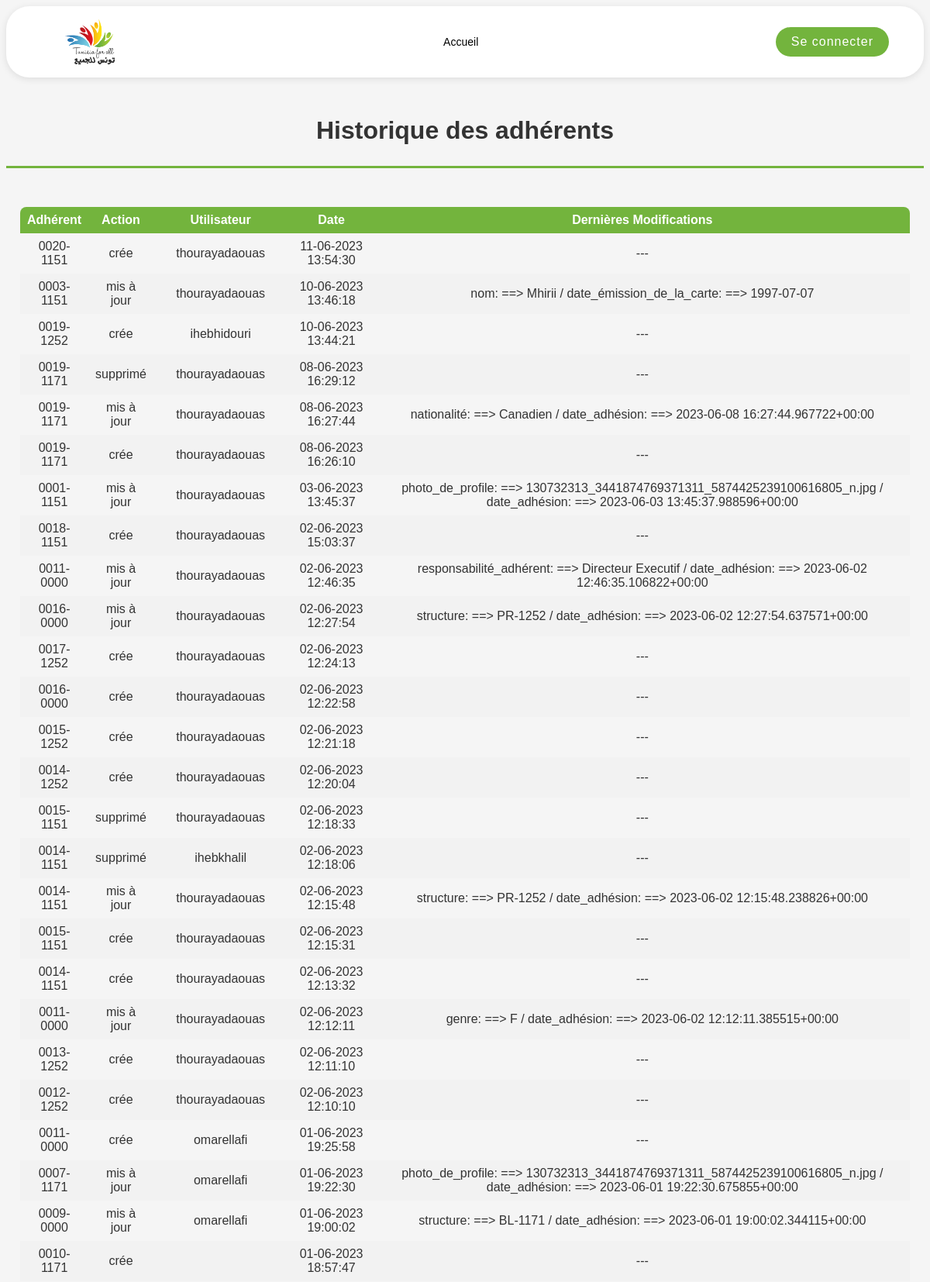
The app's page /adherent_history/ (upper part) with its own data.
### base/models.py (models this page shows, shortened)
class History(models.Model):
    user = models.CharField(max_length=20, blank=True, null=True)
    action = models.CharField(max_length=10)
    changes = models.TextField(blank=True, null=True)
    timestamp = models.DateTimeField(default=timezone.now)
    class Meta:
        abstract = True

class AdherentHistory(History):
    adherent = models.CharField(max_length=20, blank=True, null=True)

### base/views.py (the view)
# urls.py: path('adherent_history/', views.adherent_history, name='adherent_history'),
def adherent_history(request):
    history = AdherentHistory.objects.all().order_by('-timestamp')
    return render(request, 'base/adherent_history.html', {'history': history})

### base/templates/base/adherent_history.html
{% extends 'main.html' %}
{% block content %}
<h2>Historique des adhérents</h2>
<hr class="hradherent">
<div class="adherent-history">
    <table>
        <thead>
            <tr>
                <th>Adhérent</th>
                <th>Action</th>
                <th>Utilisateur</th>
                <th>Date</th>
                <th>Dernières Modifications</th>
            </tr>
        </thead>
        <tbody>
            {% for entry in history %}
                <tr>
                    <td>{{ entry.adherent }}</td>
                    <td>{{ entry.action }}</td>
                    <td>{{ entry.user }}</td>
                    <td>{{ entry.timestamp|date:"d-m-Y H:i:s" }}</td>
                    <td>{{ entry.changes|default:'---' }}</td>
                </tr>
            {% endfor %}
        </tbody>
    </table>
</div>
{% endblock %}

### static/css/style.css (style rules this page uses)
body { font-family: Arial, sans-serif; background-color: #F5F5F5; color: #333333; }
h2 { text-align: center; font-size: 32px; margin-top: 50px; }
hr { border: none; margin-bottom: 50px; }
.hradherent { border-top: 3px solid #73B43D; }
.structure-table table, .adherent-table table, .structure-history table, .adherent-history table, .finance-table table { border-collapse: collapse; margin-top:auto; margin-right:auto; margin-left:auto; margin-right:auto; width: 97%; }
.structure-table table th:first-child, .adherent-table table th:first-child, .structure-history table th:first-child, .adherent-history table th:first-child, .finance-table table th:first-child { border-radius : 8px 0 0 0; }
.structure-table table th:last-child, .adherent-table table th:last-child, .structure-history table th:last-child, .adherent-history table th:last-child, .finance-table table th:last-child { border-radius : 0 8px 0 0; }
.structure-table th, .structure-table td, .adherent-table th, .adherent-table td, .finance-table th, .finance-table td, .structure-history th, .structure-history td, .adherent-history th, .adherent-history td { text-align: center; padding: 8px; }
.adherent-table th, .adherent-history th { background-color: #73B43D; color: #fff; }
.structure-table tr:nth-child(even), .adherent-table tr:nth-child(even), .finance-table tr:nth-child(even), .structure-history tr:nth-child(even), .adherent-history tr:nth-child(even) { background-color: #f2f2f2; }

### records on screen
AdherentHistory: adherent "0020-1151", action "crée", user "thourayadaouas", timestamp "11-06-2023 13:54:30", changes "---"
AdherentHistory: adherent "0003-1151", action "mis à jour", user "thourayadaouas", timestamp "10-06-2023 13:46:18", changes "nom: ==> Mhirii / date_émission_de_la_carte: ==> 1997-07-07"
AdherentHistory: adherent "0019-1252", action "crée", user "ihebhidouri", timestamp "10-06-2023 13:44:21", changes "---"
AdherentHistory: adherent "0019-1171", action "supprimé", user "thourayadaouas", timestamp "08-06-2023 16:29:12", changes "---"
AdherentHistory: adherent "0019-1171", action "mis à jour", user "thourayadaouas", timestamp "08-06-2023 16:27:44", changes "nationalité: ==> Canadien / date_adhésion: ==> 2023-06-08 16:27:44.967722+00:00"
AdherentHistory: adherent "0019-1171", action "crée", user "thourayadaouas", timestamp "08-06-2023 16:26:10", changes "---"
AdherentHistory: adherent "0001-1151", action "mis à jour", user "thourayadaouas", timestamp "03-06-2023 13:45:37", changes "photo_de_profile: ==> 130732313_3441874769371311_5874425239100616805_n.jpg / date_adhésion: ==> 2023-06-03 13:45:37.988596+00:00"
AdherentHistory: adherent "0018-1151", action "crée", user "thourayadaouas", timestamp "02-06-2023 15:03:37", changes "---"
AdherentHistory: adherent "0011-0000", action "mis à jour", user "thourayadaouas", timestamp "02-06-2023 12:46:35", changes "responsabilité_adhérent: ==> Directeur Executif / date_adhésion: ==> 2023-06-02 12:46:35.106822+00:00"
AdherentHistory: adherent "0016-0000", action "mis à jour", user "thourayadaouas", timestamp "02-06-2023 12:27:54", changes "structure: ==> PR-1252 / date_adhésion: ==> 2023-06-02 12:27:54.637571+00:00"
AdherentHistory: adherent "0017-1252", action "crée", user "thourayadaouas", timestamp "02-06-2023 12:24:13", changes "---"
AdherentHistory: adherent "0016-0000", action "crée", user "thourayadaouas", timestamp "02-06-2023 12:22:58", changes "---"
AdherentHistory: adherent "0015-1252", action "crée", user "thourayadaouas", timestamp "02-06-2023 12:21:18", changes "---"
AdherentHistory: adherent "0014-1252", action "crée", user "thourayadaouas", timestamp "02-06-2023 12:20:04", changes "---"
AdherentHistory: adherent "0015-1151", action "supprimé", user "thourayadaouas", timestamp "02-06-2023 12:18:33", changes "---"
AdherentHistory: adherent "0014-1151", action "supprimé", user "ihebkhalil", timestamp "02-06-2023 12:18:06", changes "---"
AdherentHistory: adherent "0014-1151", action "mis à jour", user "thourayadaouas", timestamp "02-06-2023 12:15:48", changes "structure: ==> PR-1252 / date_adhésion: ==> 2023-06-02 12:15:48.238826+00:00"
AdherentHistory: adherent "0015-1151", action "crée", user "thourayadaouas", timestamp "02-06-2023 12:15:31", changes "---"
AdherentHistory: adherent "0014-1151", action "crée", user "thourayadaouas", timestamp "02-06-2023 12:13:32", changes "---"
AdherentHistory: adherent "0011-0000", action "mis à jour", user "thourayadaouas", timestamp "02-06-2023 12:12:11", changes "genre: ==> F / date_adhésion: ==> 2023-06-02 12:12:11.385515+00:00"
AdherentHistory: adherent "0013-1252", action "crée", user "thourayadaouas", timestamp "02-06-2023 12:11:10", changes "---"
AdherentHistory: adherent "0012-1252", action "crée", user "thourayadaouas", timestamp "02-06-2023 12:10:10", changes "---"
AdherentHistory: adherent "0011-0000", action "crée", user "omarellafi", timestamp "01-06-2023 19:25:58", changes "---"
AdherentHistory: adherent "0007-1171", action "mis à jour", user "omarellafi", timestamp "01-06-2023 19:22:30", changes "photo_de_profile: ==> 130732313_3441874769371311_5874425239100616805_n.jpg / date_adhésion: ==> 2023-06-01 19:22:30.675855+00:00"
AdherentHistory: adherent "0009-0000", action "mis à jour", user "omarellafi", timestamp "01-06-2023 19:00:02", changes "structure: ==> BL-1171 / date_adhésion: ==> 2023-06-01 19:00:02.344115+00:00"
AdherentHistory: adherent "0010-1171", action "crée", timestamp "01-06-2023 18:57:47", changes "---"
